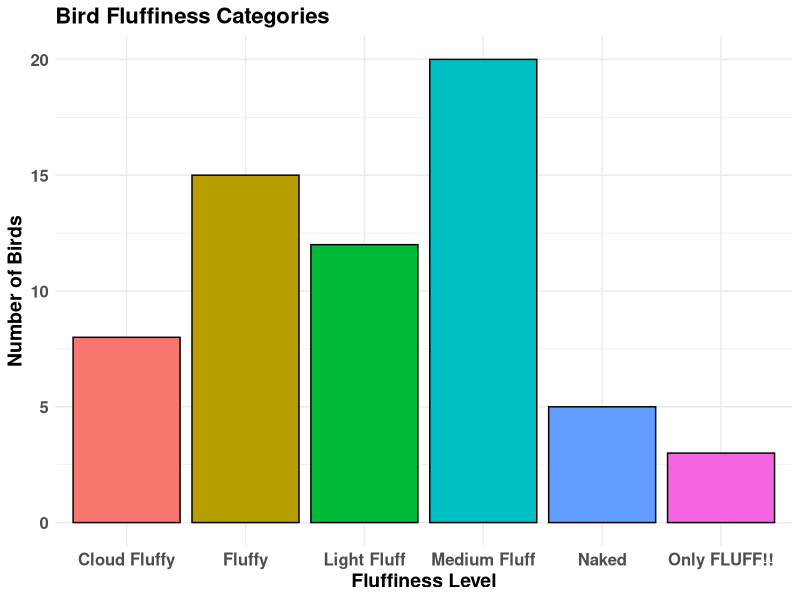

Recreate this plot in R.
## ---- chunk 1
library(tidyverse)
## ---- chunk 2
# Create a sample dataset with bird fluffiness categories and their counts
bird_fluff_data <- data.frame(
  fluffiness = c("Naked", "Light Fluff", "Medium Fluff", "Fluffy", "Cloud Fluffy", "Only FLUFF!!"),
  count = c(5, 12, 20, 15, 8, 3)
)

# View the dataset
print(bird_fluff_data)

## ---- chunk 3
library(ggplot2)

# Plotting bird fluffiness categories
p <- ggplot(bird_fluff_data, aes(x = fluffiness, y = count)) +
  geom_bar(stat = "identity", aes(fill = fluffiness), color = "black") +
  labs(
    title = "Bird Fluffiness Categories",
    x = "Fluffiness Level",
    y = "Number of Birds"
  ) +
  theme_minimal() +
  theme(
    axis.text.x = element_text(size = 12, face = "bold"),
    axis.text.y = element_text(size = 12, face = "bold"),
    axis.title.x = element_text(size = 14, face = "bold"),
    axis.title.y = element_text(size = 14, face = "bold"),
    plot.title = element_text(size = 16, face = "bold"),
    legend.position = "none"
  )

# Display the plot
print(p)

